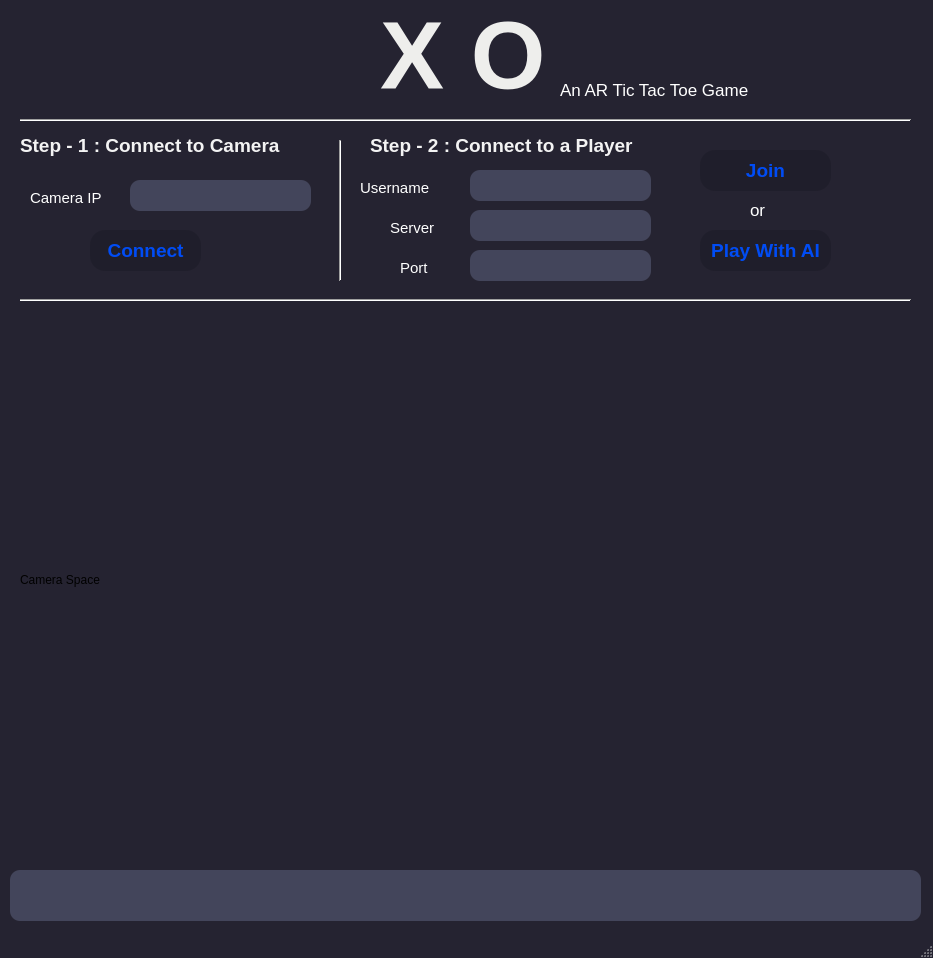
<?xml version="1.0" encoding="UTF-8"?>
<ui version="4.0">
 <class>MainWindow</class>
 <widget class="QMainWindow" name="MainWindow">
  <property name="geometry">
   <rect>
    <x>0</x>
    <y>0</y>
    <width>933</width>
    <height>958</height>
   </rect>
  </property>
  <property name="palette">
   <palette>
    <active>
     <colorrole role="Base">
      <brush brushstyle="SolidPattern">
       <color alpha="255">
        <red>255</red>
        <green>255</green>
        <blue>255</blue>
       </color>
      </brush>
     </colorrole>
     <colorrole role="Window">
      <brush brushstyle="SolidPattern">
       <color alpha="255">
        <red>37</red>
        <green>35</green>
        <blue>49</blue>
       </color>
      </brush>
     </colorrole>
    </active>
    <inactive>
     <colorrole role="Base">
      <brush brushstyle="SolidPattern">
       <color alpha="255">
        <red>255</red>
        <green>255</green>
        <blue>255</blue>
       </color>
      </brush>
     </colorrole>
     <colorrole role="Window">
      <brush brushstyle="SolidPattern">
       <color alpha="255">
        <red>37</red>
        <green>35</green>
        <blue>49</blue>
       </color>
      </brush>
     </colorrole>
    </inactive>
    <disabled>
     <colorrole role="Base">
      <brush brushstyle="SolidPattern">
       <color alpha="255">
        <red>37</red>
        <green>35</green>
        <blue>49</blue>
       </color>
      </brush>
     </colorrole>
     <colorrole role="Window">
      <brush brushstyle="SolidPattern">
       <color alpha="255">
        <red>37</red>
        <green>35</green>
        <blue>49</blue>
       </color>
      </brush>
     </colorrole>
    </disabled>
   </palette>
  </property>
  <property name="windowTitle">
   <string>TicTacToe</string>
  </property>
  <widget class="QWidget" name="centralwidget">
   <widget class="QLabel" name="label">
    <property name="geometry">
     <rect>
      <x>380</x>
      <y>10</y>
      <width>171</width>
      <height>91</height>
     </rect>
    </property>
    <property name="palette">
     <palette>
      <active>
       <colorrole role="WindowText">
        <brush brushstyle="SolidPattern">
         <color alpha="255">
          <red>238</red>
          <green>238</green>
          <blue>236</blue>
         </color>
        </brush>
       </colorrole>
      </active>
      <inactive>
       <colorrole role="WindowText">
        <brush brushstyle="SolidPattern">
         <color alpha="255">
          <red>238</red>
          <green>238</green>
          <blue>236</blue>
         </color>
        </brush>
       </colorrole>
      </inactive>
      <disabled>
       <colorrole role="WindowText">
        <brush brushstyle="SolidPattern">
         <color alpha="255">
          <red>190</red>
          <green>190</green>
          <blue>190</blue>
         </color>
        </brush>
       </colorrole>
      </disabled>
     </palette>
    </property>
    <property name="font">
     <font>
      <pointsize>72</pointsize>
      <weight>75</weight>
      <bold>true</bold>
     </font>
    </property>
    <property name="text">
     <string>X O</string>
    </property>
   </widget>
   <widget class="Line" name="line_2">
    <property name="geometry">
     <rect>
      <x>20</x>
      <y>110</y>
      <width>891</width>
      <height>20</height>
     </rect>
    </property>
    <property name="orientation">
     <enum>Qt::Horizontal</enum>
    </property>
   </widget>
   <widget class="Line" name="line_3">
    <property name="geometry">
     <rect>
      <x>20</x>
      <y>290</y>
      <width>891</width>
      <height>20</height>
     </rect>
    </property>
    <property name="orientation">
     <enum>Qt::Horizontal</enum>
    </property>
   </widget>
   <widget class="QLabel" name="label_2">
    <property name="geometry">
     <rect>
      <x>20</x>
      <y>120</y>
      <width>311</width>
      <height>51</height>
     </rect>
    </property>
    <property name="palette">
     <palette>
      <active>
       <colorrole role="WindowText">
        <brush brushstyle="SolidPattern">
         <color alpha="255">
          <red>243</red>
          <green>243</green>
          <blue>243</blue>
         </color>
        </brush>
       </colorrole>
      </active>
      <inactive>
       <colorrole role="WindowText">
        <brush brushstyle="SolidPattern">
         <color alpha="255">
          <red>243</red>
          <green>243</green>
          <blue>243</blue>
         </color>
        </brush>
       </colorrole>
      </inactive>
      <disabled>
       <colorrole role="WindowText">
        <brush brushstyle="SolidPattern">
         <color alpha="255">
          <red>190</red>
          <green>190</green>
          <blue>190</blue>
         </color>
        </brush>
       </colorrole>
      </disabled>
     </palette>
    </property>
    <property name="font">
     <font>
      <pointsize>14</pointsize>
      <weight>75</weight>
      <bold>true</bold>
     </font>
    </property>
    <property name="text">
     <string>Step - 1 : Connect to Camera</string>
    </property>
   </widget>
   <widget class="Line" name="line">
    <property name="geometry">
     <rect>
      <x>330</x>
      <y>140</y>
      <width>20</width>
      <height>141</height>
     </rect>
    </property>
    <property name="orientation">
     <enum>Qt::Vertical</enum>
    </property>
   </widget>
   <widget class="QLineEdit" name="cam_ip_edit">
    <property name="geometry">
     <rect>
      <x>130</x>
      <y>180</y>
      <width>181</width>
      <height>31</height>
     </rect>
    </property>
    <property name="styleSheet">
     <string notr="true">border-radius: 10px;
background-color: #43455b;
padding: 5px;
color: #c3c1c5;
font-size: 13px;</string>
    </property>
   </widget>
   <widget class="QLabel" name="label_4">
    <property name="geometry">
     <rect>
      <x>30</x>
      <y>190</y>
      <width>91</width>
      <height>16</height>
     </rect>
    </property>
    <property name="font">
     <font>
      <pointsize>11</pointsize>
     </font>
    </property>
    <property name="styleSheet">
     <string notr="true">color:white;</string>
    </property>
    <property name="text">
     <string>Camera IP</string>
    </property>
   </widget>
   <widget class="QPushButton" name="cam_connect_btn">
    <property name="geometry">
     <rect>
      <x>90</x>
      <y>230</y>
      <width>111</width>
      <height>41</height>
     </rect>
    </property>
    <property name="font">
     <font>
      <family>Ubuntu</family>
      <pointsize>14</pointsize>
      <weight>75</weight>
      <bold>true</bold>
     </font>
    </property>
    <property name="styleSheet">
     <string notr="true">color:#004cf5;
background-color:#1f1e2b;
border-radius: 15px;</string>
    </property>
    <property name="text">
     <string>Connect</string>
    </property>
   </widget>
   <widget class="QLabel" name="label_3">
    <property name="geometry">
     <rect>
      <x>370</x>
      <y>120</y>
      <width>311</width>
      <height>51</height>
     </rect>
    </property>
    <property name="palette">
     <palette>
      <active>
       <colorrole role="WindowText">
        <brush brushstyle="SolidPattern">
         <color alpha="255">
          <red>243</red>
          <green>243</green>
          <blue>243</blue>
         </color>
        </brush>
       </colorrole>
      </active>
      <inactive>
       <colorrole role="WindowText">
        <brush brushstyle="SolidPattern">
         <color alpha="255">
          <red>243</red>
          <green>243</green>
          <blue>243</blue>
         </color>
        </brush>
       </colorrole>
      </inactive>
      <disabled>
       <colorrole role="WindowText">
        <brush brushstyle="SolidPattern">
         <color alpha="255">
          <red>190</red>
          <green>190</green>
          <blue>190</blue>
         </color>
        </brush>
       </colorrole>
      </disabled>
     </palette>
    </property>
    <property name="font">
     <font>
      <pointsize>14</pointsize>
      <weight>75</weight>
      <bold>true</bold>
     </font>
    </property>
    <property name="text">
     <string>Step - 2 : Connect to a Player</string>
    </property>
   </widget>
   <widget class="QLabel" name="label_5">
    <property name="geometry">
     <rect>
      <x>360</x>
      <y>180</y>
      <width>81</width>
      <height>16</height>
     </rect>
    </property>
    <property name="font">
     <font>
      <pointsize>11</pointsize>
     </font>
    </property>
    <property name="styleSheet">
     <string notr="true">color:white;</string>
    </property>
    <property name="text">
     <string>Username</string>
    </property>
   </widget>
   <widget class="QLabel" name="label_6">
    <property name="geometry">
     <rect>
      <x>390</x>
      <y>220</y>
      <width>51</width>
      <height>16</height>
     </rect>
    </property>
    <property name="font">
     <font>
      <pointsize>11</pointsize>
     </font>
    </property>
    <property name="styleSheet">
     <string notr="true">color:white;</string>
    </property>
    <property name="text">
     <string>Server</string>
    </property>
   </widget>
   <widget class="QLabel" name="label_7">
    <property name="geometry">
     <rect>
      <x>400</x>
      <y>260</y>
      <width>41</width>
      <height>16</height>
     </rect>
    </property>
    <property name="font">
     <font>
      <pointsize>11</pointsize>
     </font>
    </property>
    <property name="styleSheet">
     <string notr="true">color:white;</string>
    </property>
    <property name="text">
     <string>Port</string>
    </property>
   </widget>
   <widget class="QLineEdit" name="uname_edit">
    <property name="geometry">
     <rect>
      <x>470</x>
      <y>170</y>
      <width>181</width>
      <height>31</height>
     </rect>
    </property>
    <property name="styleSheet">
     <string notr="true">border-radius: 10px;
background-color: #43455b;
padding: 5px;
color: #c3c1c5;
font-size: 13px;</string>
    </property>
   </widget>
   <widget class="QLineEdit" name="server_edit">
    <property name="geometry">
     <rect>
      <x>470</x>
      <y>210</y>
      <width>181</width>
      <height>31</height>
     </rect>
    </property>
    <property name="styleSheet">
     <string notr="true">border-radius: 10px;
background-color: #43455b;
padding: 5px;
color: #c3c1c5;
font-size: 13px;</string>
    </property>
   </widget>
   <widget class="QLineEdit" name="port_edit">
    <property name="geometry">
     <rect>
      <x>470</x>
      <y>250</y>
      <width>181</width>
      <height>31</height>
     </rect>
    </property>
    <property name="styleSheet">
     <string notr="true">border-radius: 10px;
background-color: #43455b;
padding: 5px;
color: #c3c1c5;
font-size: 13px;</string>
    </property>
   </widget>
   <widget class="QPushButton" name="join_btn">
    <property name="geometry">
     <rect>
      <x>700</x>
      <y>150</y>
      <width>131</width>
      <height>41</height>
     </rect>
    </property>
    <property name="font">
     <font>
      <family>Ubuntu</family>
      <pointsize>14</pointsize>
      <weight>75</weight>
      <bold>true</bold>
     </font>
    </property>
    <property name="styleSheet">
     <string notr="true">color:#004cf5;
background-color:#1f1e2b;
border-radius: 15px;</string>
    </property>
    <property name="text">
     <string>Join</string>
    </property>
   </widget>
   <widget class="QPushButton" name="ai_btn">
    <property name="geometry">
     <rect>
      <x>700</x>
      <y>230</y>
      <width>131</width>
      <height>41</height>
     </rect>
    </property>
    <property name="font">
     <font>
      <family>Ubuntu</family>
      <pointsize>14</pointsize>
      <weight>75</weight>
      <bold>true</bold>
     </font>
    </property>
    <property name="styleSheet">
     <string notr="true">color:#004cf5;
background-color:#1f1e2b;
border-radius: 15px;</string>
    </property>
    <property name="text">
     <string>Play With AI</string>
    </property>
   </widget>
   <widget class="QLabel" name="label_8">
    <property name="geometry">
     <rect>
      <x>750</x>
      <y>200</y>
      <width>21</width>
      <height>20</height>
     </rect>
    </property>
    <property name="font">
     <font>
      <pointsize>13</pointsize>
     </font>
    </property>
    <property name="styleSheet">
     <string notr="true">color:white;</string>
    </property>
    <property name="text">
     <string>or</string>
    </property>
   </widget>
   <widget class="QLabel" name="label_9">
    <property name="geometry">
     <rect>
      <x>560</x>
      <y>80</y>
      <width>191</width>
      <height>20</height>
     </rect>
    </property>
    <property name="font">
     <font>
      <pointsize>13</pointsize>
     </font>
    </property>
    <property name="styleSheet">
     <string notr="true">color:white;</string>
    </property>
    <property name="text">
     <string>An AR Tic Tac Toe Game</string>
    </property>
   </widget>
   <widget class="QLabel" name="camera_label">
    <property name="enabled">
     <bool>true</bool>
    </property>
    <property name="geometry">
     <rect>
      <x>20</x>
      <y>330</y>
      <width>900</width>
      <height>500</height>
     </rect>
    </property>
    <property name="text">
     <string>Camera Space</string>
    </property>
   </widget>
   <widget class="QLineEdit" name="port_edit_2">
    <property name="geometry">
     <rect>
      <x>10</x>
      <y>870</y>
      <width>911</width>
      <height>51</height>
     </rect>
    </property>
    <property name="styleSheet">
     <string notr="true">border-radius: 10px;
background-color: #43455b;
padding: 5px;
color: #c3c1c5;
font-size: 13px;</string>
    </property>
    <property name="readOnly">
     <bool>true</bool>
    </property>
   </widget>
  </widget>
  <widget class="QStatusBar" name="statusbar"/>
 </widget>
 <resources/>
 <connections/>
</ui>
